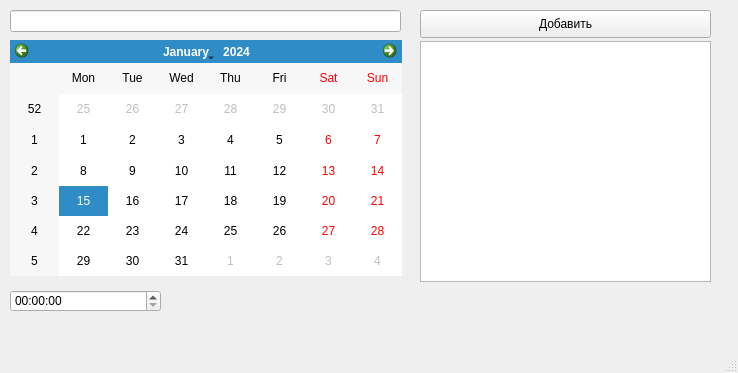
<?xml version="1.0" encoding="UTF-8"?>
<ui version="4.0">
 <class>MainWindow</class>
 <widget class="QMainWindow" name="MainWindow">
  <property name="geometry">
   <rect>
    <x>0</x>
    <y>0</y>
    <width>738</width>
    <height>373</height>
   </rect>
  </property>
  <property name="windowTitle">
   <string>Daily planner</string>
  </property>
  <widget class="QWidget" name="centralwidget">
   <widget class="QCalendarWidget" name="calendarWidget">
    <property name="geometry">
     <rect>
      <x>10</x>
      <y>40</y>
      <width>392</width>
      <height>236</height>
     </rect>
    </property>
   </widget>
   <widget class="QListWidget" name="listWidget">
    <property name="geometry">
     <rect>
      <x>420</x>
      <y>41</y>
      <width>291</width>
      <height>241</height>
     </rect>
    </property>
   </widget>
   <widget class="QPushButton" name="pushButton">
    <property name="geometry">
     <rect>
      <x>420</x>
      <y>10</y>
      <width>291</width>
      <height>28</height>
     </rect>
    </property>
    <property name="text">
     <string>Добавить</string>
    </property>
   </widget>
   <widget class="QTimeEdit" name="timeEdit">
    <property name="geometry">
     <rect>
      <x>10</x>
      <y>290</y>
      <width>151</width>
      <height>22</height>
     </rect>
    </property>
   </widget>
   <widget class="QLineEdit" name="lineEdit">
    <property name="geometry">
     <rect>
      <x>10</x>
      <y>10</y>
      <width>391</width>
      <height>22</height>
     </rect>
    </property>
    <property name="text">
     <string/>
    </property>
   </widget>
  </widget>
  <widget class="QMenuBar" name="menubar">
   <property name="geometry">
    <rect>
     <x>0</x>
     <y>0</y>
     <width>738</width>
     <height>26</height>
    </rect>
   </property>
  </widget>
  <widget class="QStatusBar" name="statusbar"/>
 </widget>
 <resources/>
 <connections/>
</ui>
